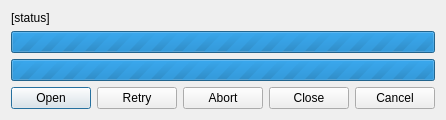
<?xml version="1.0" encoding="UTF-8"?>
<ui version="4.0">
 <class>DownloadWindow</class>
 <widget class="QWidget" name="DownloadWindow">
  <property name="geometry">
   <rect>
    <x>0</x>
    <y>0</y>
    <width>400</width>
    <height>116</height>
   </rect>
  </property>
  <property name="windowTitle">
   <string>Video Download</string>
  </property>
  <layout class="QVBoxLayout" name="verticalLayout">
   <item>
    <widget class="QLabel" name="lblStatus">
     <property name="text">
      <string notr="true">[status]</string>
     </property>
    </widget>
   </item>
   <item>
    <widget class="QProgressBar" name="prgFile">
     <property name="maximum">
      <number>0</number>
     </property>
     <property name="value">
      <number>0</number>
     </property>
     <property name="format">
      <string>%v / %m bytes</string>
     </property>
    </widget>
   </item>
   <item>
    <widget class="QProgressBar" name="prgTotal">
     <property name="maximum">
      <number>0</number>
     </property>
     <property name="format">
      <string>%v / %m chunks</string>
     </property>
    </widget>
   </item>
   <item>
    <widget class="QDialogButtonBox" name="btnBox">
     <property name="standardButtons">
      <set>QDialogButtonBox::Abort|QDialogButtonBox::Cancel|QDialogButtonBox::Close|QDialogButtonBox::Open|QDialogButtonBox::Retry</set>
     </property>
    </widget>
   </item>
  </layout>
 </widget>
 <resources/>
 <connections/>
</ui>
